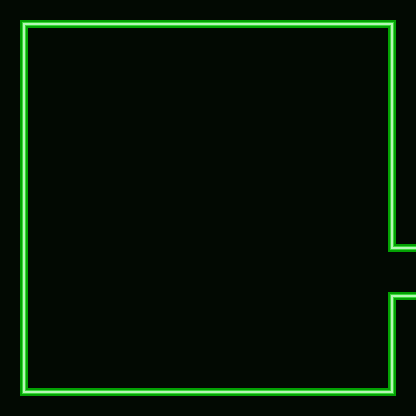

This game map was drawn from its Tiled (.tmx) file and the tilesets committed beside it. A one-line description and the full map source follow:
An orthogonal 13x13 tile map with 32x32 px tiles, 5 tile layers (background, floor, object, ceiling, ...), 2 tilesets.

<map version="1.9" tiledversion="1.9.0" orientation="orthogonal" renderorder="left-up" width="13" height="13" tilewidth="32" tileheight="32" infinite="0" nextlayerid="7" nextobjectid="12">
 <tileset firstgid="1" source="center-sheet-2.tsx" />
 <tileset firstgid="14" source="location-2.tsx" />
 <layer id="1" name="background" width="13" height="13">
  <data encoding="csv">
13,6,6,6,6,6,6,6,6,6,6,6,12,
8,1,1,1,1,1,1,1,1,1,1,1,9,
8,1,1,1,1,1,1,1,1,1,1,1,9,
8,1,1,1,1,1,1,1,1,1,1,1,9,
8,1,1,1,1,1,1,1,1,1,1,1,9,
8,1,1,1,1,1,1,1,1,1,1,1,9,
8,1,1,1,1,1,1,1,1,1,1,1,9,
8,1,1,1,1,1,1,1,1,1,1,1,5,
8,1,1,1,1,1,1,1,1,1,1,1,1,
8,1,1,1,1,1,1,1,1,1,1,1,4,
8,1,1,1,1,1,1,1,1,1,1,1,9,
8,1,1,1,1,1,1,1,1,1,1,1,9,
11,7,7,7,7,7,7,7,7,7,7,7,10
</data>
 </layer>
 <layer id="2" name="floor" width="13" height="13">
  <data encoding="csv">
0,0,0,0,0,0,0,0,0,0,0,0,0,
0,0,0,0,0,0,0,0,0,0,0,0,0,
0,0,0,0,0,0,0,0,0,0,0,0,0,
0,0,0,0,0,0,0,0,0,0,0,0,0,
0,0,0,0,0,0,0,0,0,0,0,0,0,
0,0,0,0,0,0,0,0,0,0,0,0,0,
0,0,0,0,0,0,0,0,0,0,0,0,0,
0,0,0,0,0,0,0,0,0,0,0,0,0,
0,0,0,0,0,0,0,0,0,0,0,0,0,
0,0,0,0,0,0,0,0,0,0,0,0,0,
0,0,0,0,0,0,0,0,0,0,0,0,0,
0,0,0,0,0,0,0,0,0,0,0,0,0,
0,0,0,0,0,0,0,0,0,0,0,0,0
</data>
 </layer>
 <layer id="4" name="object" width="13" height="13">
  <data encoding="csv">
0,0,0,0,0,0,0,0,0,0,0,0,0,
0,0,0,0,0,0,0,0,0,0,0,0,0,
0,0,0,0,0,0,0,0,0,0,0,0,0,
0,0,0,0,0,0,0,0,0,0,0,0,0,
0,0,0,0,0,0,0,0,0,0,0,0,0,
0,0,0,0,0,0,0,0,0,0,0,0,0,
0,0,0,0,0,0,0,0,0,0,0,0,0,
0,0,0,0,0,0,0,0,0,0,0,0,0,
0,0,0,0,0,0,0,0,0,0,0,0,0,
0,0,0,0,0,0,0,0,0,0,0,0,0,
0,0,0,0,0,0,0,0,0,0,0,0,0,
0,0,0,0,0,0,0,0,0,0,0,0,0,
0,0,0,0,0,0,0,0,0,0,0,0,0
</data>
 </layer>
 <layer id="5" name="ceiling" width="13" height="13">
  <data encoding="csv">
0,0,0,0,0,0,0,0,0,0,0,0,0,
0,0,0,0,0,0,0,0,0,0,0,0,0,
0,0,0,0,0,0,0,0,0,0,0,0,0,
0,0,0,0,0,0,0,0,0,0,0,0,0,
0,0,0,0,0,0,0,0,0,0,0,0,0,
0,0,0,0,0,0,0,0,0,0,0,0,0,
0,0,0,0,0,0,0,0,0,0,0,0,0,
0,0,0,0,0,0,0,0,0,0,0,0,0,
0,0,0,0,0,0,0,0,0,0,0,0,0,
0,0,0,0,0,0,0,0,0,0,0,0,0,
0,0,0,0,0,0,0,0,0,0,0,0,0,
0,0,0,0,0,0,0,0,0,0,0,0,0,
0,0,0,0,0,0,0,0,0,0,0,0,0
</data>
 </layer>
 <layer id="6" name="foreground" width="13" height="13">
  <data encoding="csv">
0,0,0,0,0,0,0,0,0,0,0,0,0,
0,0,0,0,0,0,0,0,0,0,0,0,0,
0,0,0,0,0,0,0,0,0,0,0,0,0,
0,0,0,0,0,0,0,0,0,0,0,0,0,
0,0,0,0,0,0,0,0,0,0,0,0,0,
0,0,0,0,0,0,0,0,0,0,0,0,0,
0,0,0,0,0,0,0,0,0,0,0,0,0,
0,0,0,0,0,0,0,0,0,0,0,0,0,
0,0,0,0,0,0,0,0,0,0,0,0,0,
0,0,0,0,0,0,0,0,0,0,0,0,0,
0,0,0,0,0,0,0,0,0,0,0,0,0,
0,0,0,0,0,0,0,0,0,0,0,0,0,
0,0,0,0,0,0,0,0,0,0,0,0,0
</data>
 </layer>
</map>
